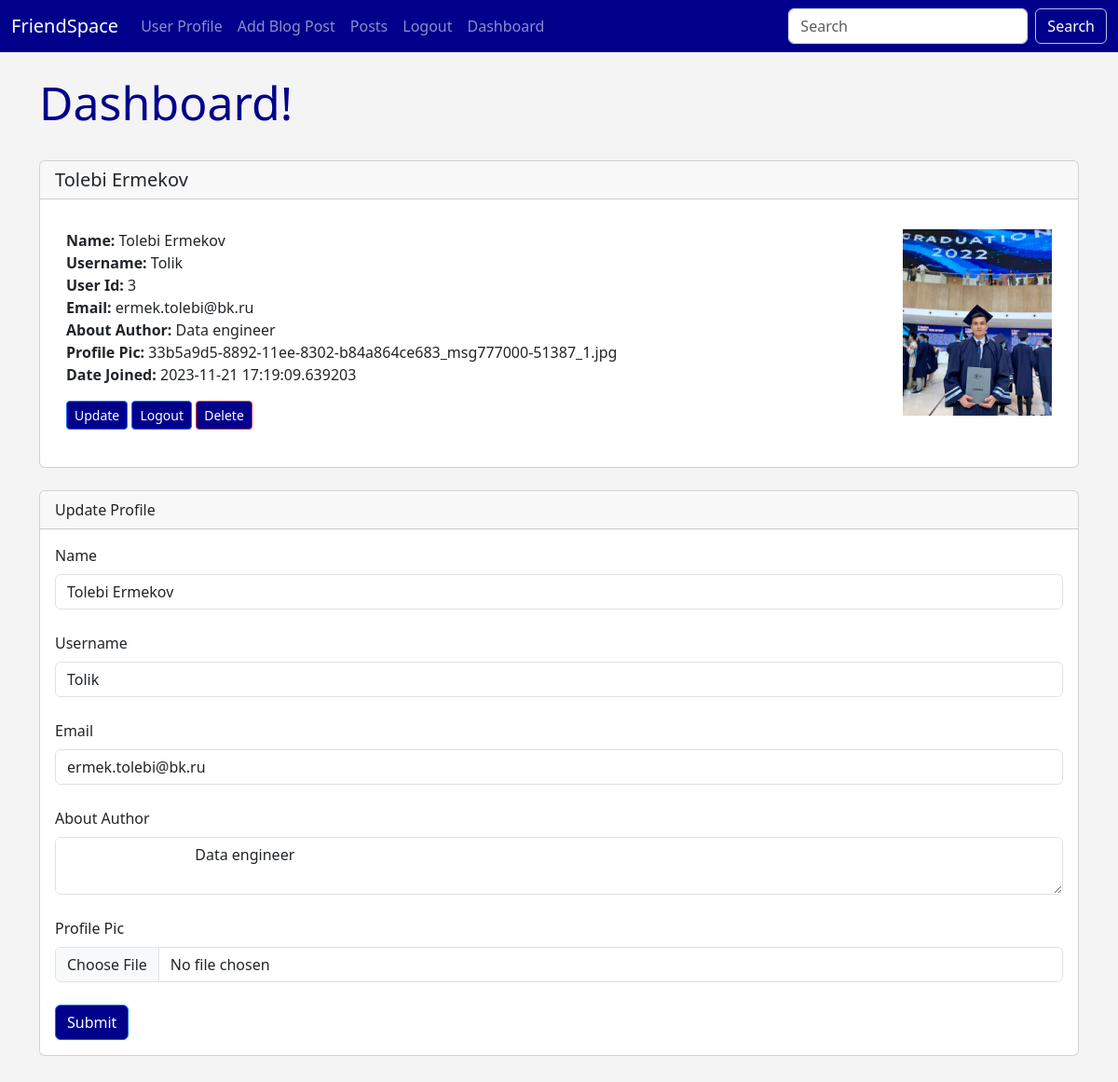
/dashboard (signed in), run on an earlier commit of the app's database.
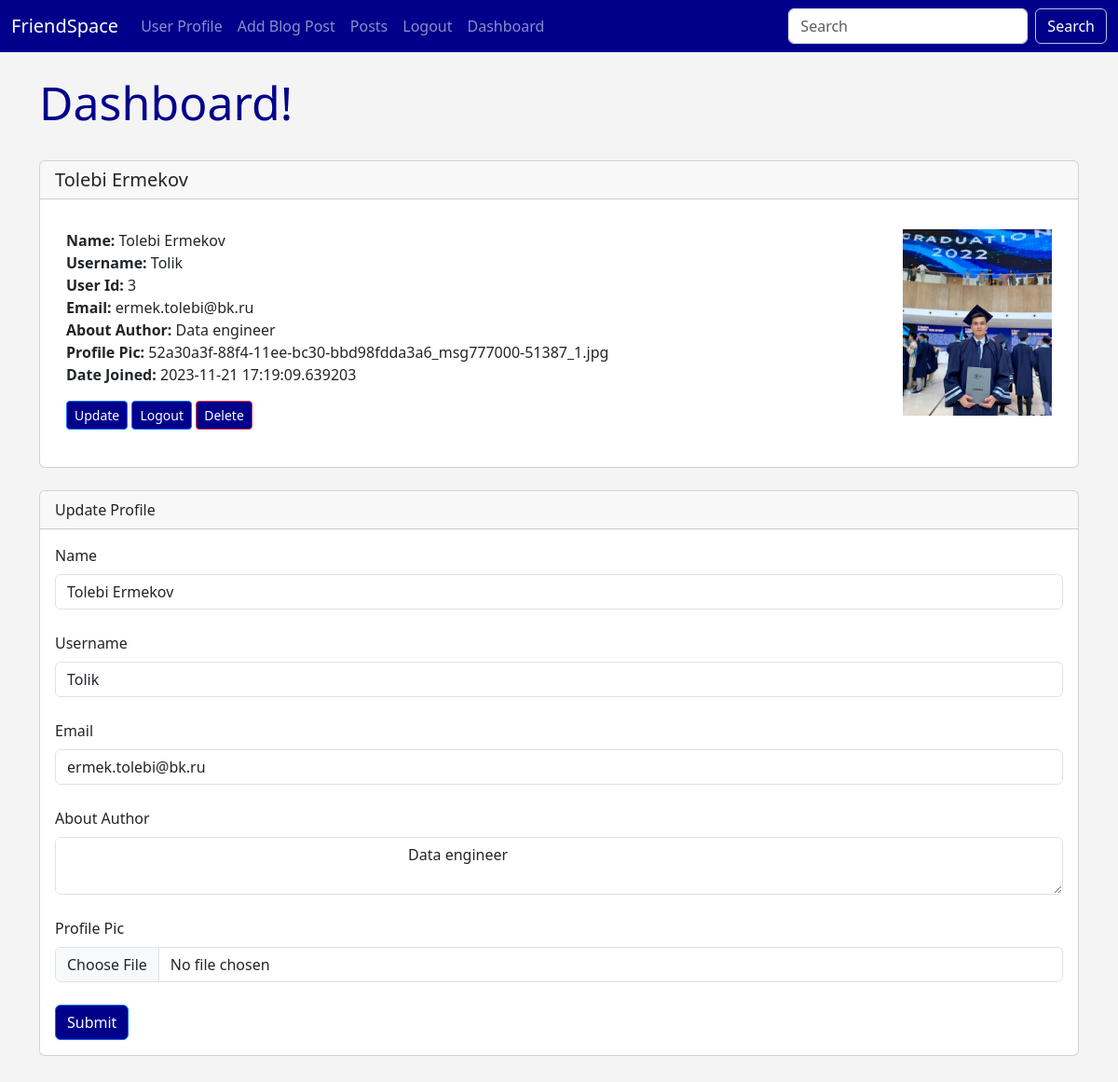
And on a later commit of the database.
### flaskblog/database.py (models this page shows, shortened)
class Users(db.Model,UserMixin):
    id = db.Column(db.Integer,primary_key=True,unique=True)
    username = db.Column(db.String(200),nullable=False)
    name = db.Column(db.String(200),nullable=False)
    email = db.Column(db.String(120),nullable=False,unique=True)
    about_author = db.Column(db.Text(500),nullable=True)
    date_added = db.Column(db.DateTime,default=datetime.utcnow)
    profile_pic = db.Column(db.String(200),nullable=True )
    password_hash = db.Column(db.String(130),nullable=False)
    posts = db.relationship('Posts',backref='poster')
    @property
    def password(self):
        raise AttributeError('password is not a readable attribute!')

### flaskblog/main.py (the view)
@app.route('/dashboard',methods=['GET','POST'])
@login_required
def dashboard():
    form = UserForm()
    id = current_user.id
    name_to_update = Users.query.get_or_404(id)
    if request.method == 'POST':
        name_to_update.name = request.form['name']
        name_to_update.email = request.form['email']
        name_to_update.username = request.form['username']
        name_to_update.about_author = request.form['about_author']
        if request.files['profile_pic']:
            name_to_update.profile_pic = request.files['profile_pic']  #Присваивает загруженный файл атрибуту профильной фотографии пользователя.
            pic_filename = secure_filename(name_to_update.profile_pic.filename)
            pic_name = str(uuid.uuid1()) + '_' + pic_filename
            saver = request.files['profile_pic']
            name_to_update.profile_pic = pic_name
            try:
                db.session.commit()
                saver.save(os.path.join(app.config['UPLOAD_FOLDER'], pic_name))
                flash('User Updated Successfully!', category='success')
                return render_template('dashboard.html', form=form, name_to_update=name_to_update, id=id)
            except:
                flash('Errors! Looks like there','error')
                return render_template('dashboard.html', form=form, name_to_update=name_to_update, id=id)
        else:
            db.session.commit()
            flash('User Updated Successfully!', category='success')
            return render_template('dashboard.html', form=form, name_to_update=name_to_update, id=id)
    else:
        return render_template('dashboard.html', form=form, name_to_update=name_to_update, id=id)
    return render_template('dashboard.html')

### flaskblog/webforms.py
class UserForm(FlaskForm):
    name = StringField("Name",validators=[DataRequired()])
    username = StringField("Username",validators=[DataRequired()])
    email = StringField("Email",validators=[DataRequired()])
    about_author = TextAreaField("About Author",validators=[DataRequired()])
    password_hash = PasswordField("Password",validators=[DataRequired()])
    password_hash2 = PasswordField("Confirm Password",validators=[DataRequired()])
    profile_pic = FileField("Profile Pic")
    submit = SubmitField('Submit')

class SearchForm(FlaskForm):
    searched = StringField("Searched",validators=[DataRequired()])
    submit = SubmitField("Submit")

### flaskblog/database.py (called while the page is built)
@login_manager.user_loader
def load_user(user_id):
    return Users.query.get(int(user_id))

### flaskblog/main.py (called while the page is built)
@app.context_processor
def base():
    form = SearchForm()
    return dict(form=form)

### flaskblog/templates/dashboard.html (shortened to what this page needs)
{% extends 'base.html' %}
{% block content %}
    <h1>Dashboard!</h1>
    <br>
    <div class="card">
        <h5 class="card-header">{{ current_user.name }}</h5>
        <div class="card-body">
            <p class="card-text">
            <div class="container">
                <div class="row">
                    <div class="col-8">
                        <strong>Name:</strong>
                        {{ current_user.name }}<br>
                        <strong>Username:</strong>
                        {{ current_user.username }}<br>
                        <strong>User Id:</strong>
                        {{ current_user.id }}<br>
                        <strong>Email:</strong>
                        {{ current_user.email }}<br>
                        <strong>About Author:</strong>
                        {{ current_user.about_author }}<br>
                        <strong>Profile Pic:</strong>
                        {{ current_user.profile_pic }}<br>
                        <strong>Date Joined:</strong>
                        {{ current_user.date_added }}<br>
                        </p>
                        <a href="{{ url_for('update',id=current_user.id) }}" class="btn btn-primary btn-sm">Update</a>
                        <a href="{{ url_for('logout') }}" class="btn btn-primary btn-sm">Logout</a>
                        <a href="{{ url_for('delete',id=current_user.id) }}" class="btn btn-outline-danger btn-sm">Delete</a>
                        <br><br>
                    </div>
                    <div class="col-4">
                        {% if current_user.profile_pic %}
                            <img src="{{ url_for('static',filename='images/' + current_user.profile_pic) }}" width="160"
                                 align="right">
                        {% else %}
                            <img src="{{ url_for('static',filename='images/baba.jfif') }}" width="160" align="right">
                        {% endif %}
                    </div>
                </div>
            </div>
    <br>
    <div class="card">
        <div class="card-header">
            Update Profile
        </div>
        <div class="card-body">
            <form action="/dashboard" method="POST"
                  enctype="multipart/form-data">
                {{ form.name.label(class="form-label") }}
                {{ form.name(class="form-control",value=name_to_update.name) }}
                <br>
                {{ form.username.label(class="form-label") }}
                {{ form.username(class="form-control",value=name_to_update.username) }}
                <br>
                {{ form.email.label(class="form-label") }}
                {{ form.email(class="form-control",value=name_to_update.email) }}<br>
                {{ form.about_author.label(class="form-label") }}
                <textarea name="about_author" class="form-control">
           {{ name_to_update.about_author }}
       </textarea><br>
                {{ form.profile_pic.label(class="form-label") }}
                {{ form.profile_pic(class="form-control",value=name_to_update.profile_pic) }}<br>
                {{ form.submit(class="btn btn-primary") }}   </form>
        </div>
    </div>
    <br><br>
{% endblock %}

### flaskblog/templates/base.html (shortened to what this page needs)
<!doctype html>
<html lang="en">
  <head>
    <link href="https://cdn.jsdelivr.net/npm/bootstrap@5.3.2/dist/css/bootstrap.min.css" rel="stylesheet">
    <link rel="stylesheet" href="{{ url_for('static',filename='css/style.css') }} ">
  </head>
  <body>
    {% include 'navbar.html' %}
  <br>
  <div class="container">
      {% block content %}
      {% endblock %}
  </body>
</html>

### flaskblog/templates/navbar.html (shortened to what this page needs)
<nav class="navbar navbar-expand-lg navbar-dark" style="background-color: #00008B;">
  <div class="container-fluid">
    <a class="navbar-brand" href="{{url_for('posts')}}">FriendSpace</a>
    <div class="collapse navbar-collapse" id="navbarSupportedContent">
      <ul class="navbar-nav me-auto mb-2 mb-lg-0">
          {% if current_user.is_authenticated %}
              <li class="nav-item">
              <a class="nav-link" href="{{url_for('user')}}">User Profile</a>
          {% endif %}
        </li>
         <li class="nav-item">
          <a class="nav-link" href="{{url_for('add_post')}}">Add Blog Post</a>
        </li>
        <li class="nav-item">
          <a class="nav-link" href="{{url_for('posts')}}">Posts</a>
        </li>
        {% if current_user.is_authenticated %}
            <li class="nav-item">
              <a class="nav-link" href="{{url_for('logout')}}">Logout</a>
            </li>
        {% endif %}
      <li class="nav-item">
          <a class="nav-link" href="{{url_for('dashboard')}}">Dashboard</a>
        </li>
      </ul>
        <form method="POST" action="{{ url_for('search') }}" class="d-flex" role="search">
            <input class="form-control me-2" type="search" placeholder="Search" aria-label="Search" name="searched"
                   style="background-color: #fff; color: #000;">
            <button class="btn btn-outline-info" type="submit">Search</button>
        </form>
    </div>
  </div>
</nav>

### flaskblog/static/css/style.css (style rules this page uses)
h1 { color: darkblue; font-size: 50px; }
body { background: #F4F4F4; }
.btn-outline-info { color:#B0C4DE; border-color: #B0C4DE; }
.btn { background-color: darkblue; color: #fff; }
.btn { transition: transform 0.2s ease-in-out; }

What changed in the data, as far as the page shows it:
changed Users "Tolebi Ermekov": profile_pic "33b5a9d5-8892-11ee-8302-b84a864ce683_msg777000-51387_1.jpg" → "52a30a3f-88f4-11ee-bc30-bbd98fdda3a6_msg777000-51387_1.jpg"
